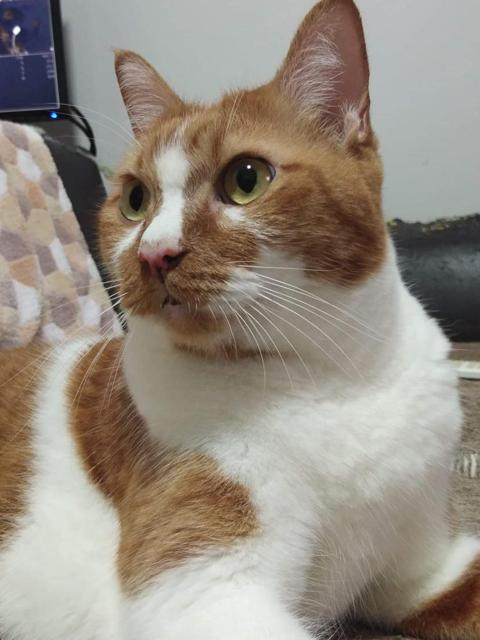
#> input picture assets/2.1_cat.jpg, 480 x 640 px
$ python assignment14.py
#> lines starting #> are read from the running program, lines starting #| are printed output that depends on the picture
import cv2
import numpy as np
from matplotlib import pyplot as plt
img = cv2.imread("assets/2.1_cat.jpg")
#> img is the input picture: shape (640, 480, 3); mean B, G, R 129.3, 140.2, 149.6
plt.imshow(img)
plt.show()
print(img.shape)
#| (640, 480, 3)
print(img[0,0])
#| [182 168 170]
rgb_img = np.flip(img,2)
print(rgb_img.shape)
#| (640, 480, 3)
print(rgb_img[0,0])
#| [170 168 182]
plt.imshow(rgb_img)
plt.show()

r_hist = cv2.calcHist([rgb_img],[0],None,[256],[0,256])
#> r_hist = 256 values, max 4509 at index 178, min 0 at index 5, mean 1200
g_hist = cv2.calcHist([rgb_img],[1],None,[256],[0,256])
#> g_hist = 256 values, max 4907 at index 184, min 0 at index 1, mean 1200
b_hist = cv2.calcHist([rgb_img],[2],None,[256],[0,256])
#> b_hist = 256 values, max 4505 at index 184, min 0 at index 241, mean 1200
fig,axs = plt.subplots(1,3,figsize=(15,4),sharey=True)
axs[0].plot(r_hist,color="r")
axs[1].plot(g_hist,color="g")
axs[2].plot(b_hist,color="b")
plt.show()
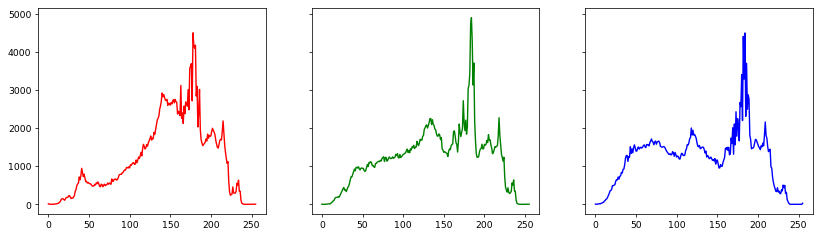
#> figure drawn by matplotlib, 3 panels; panel 1: curve peaks at x = 178, y = 4509

$ run again, with assets/3.1_cat.jpg copied over assets/2.1_cat.jpg
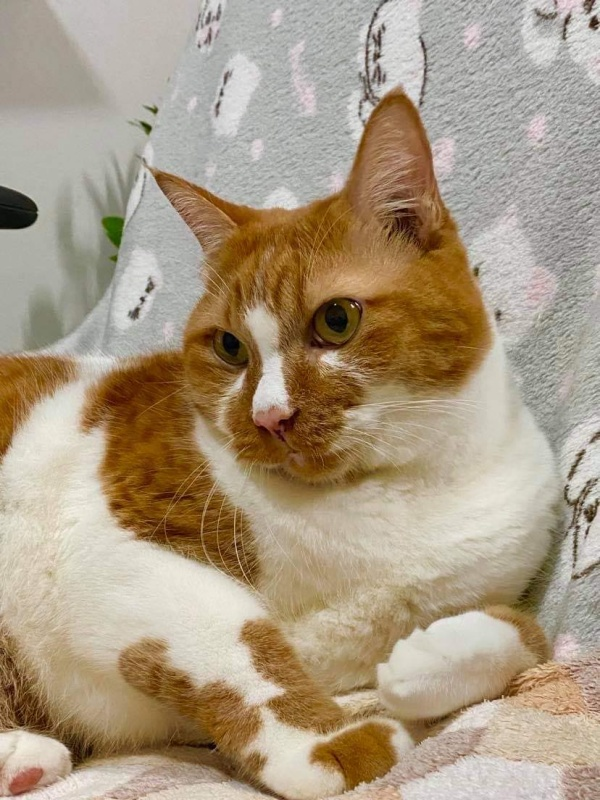
#> input picture assets/3.1_cat.jpg, 600 x 800 px
#> img is the input picture: shape (800, 600, 3); mean B, G, R 130.4, 153.3, 169.7
#| (800, 600, 3)
#| [139 150 154]
#| (800, 600, 3)
#| [154 150 139]
#> r_hist = 256 values, max 7283 at index 182, min 0 at index 252, mean 1875
#> g_hist = 256 values, max 7419 at index 181, min 0 at index 242, mean 1875
#> b_hist = 256 values, max 7768 at index 0, min 0 at index 236, mean 1875
#> `plt.show()`:
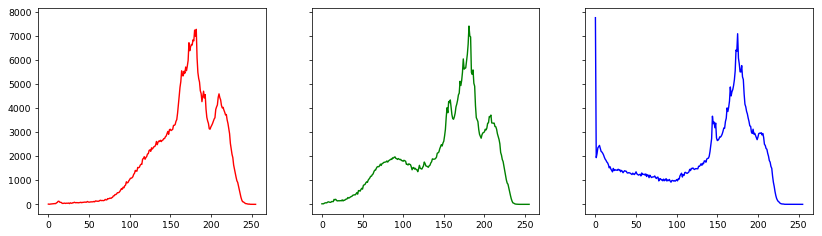
#> figure drawn by matplotlib, 3 panels; panel 1: curve peaks at x = 182, y = 7283

$ run again, with assets/2.3_eye.jpg copied over assets/2.1_cat.jpg
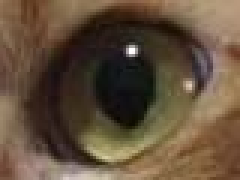
#> input picture assets/2.3_eye.jpg, 80 x 60 px (shown 3 times larger)
#> img is the input picture: shape (60, 80, 3); mean B, G, R 59.6, 79.4, 98.5
#| (60, 80, 3)
#| [ 90 119 150]
#| (60, 80, 3)
#| [150 119  90]
#> r_hist = 256 values, max 50 at index 127, min 0 at index 0, mean 18.75
#> g_hist = 256 values, max 67 at index 24, min 0 at index 0, mean 18.75
#> b_hist = 256 values, max 80 at index 29, min 0 at index 142, mean 18.75
#> `plt.show()`:
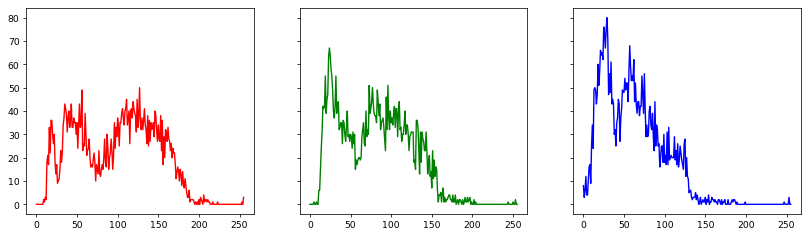
#> figure drawn by matplotlib, 3 panels; panel 1: curve peaks at x = 127, y = 50
